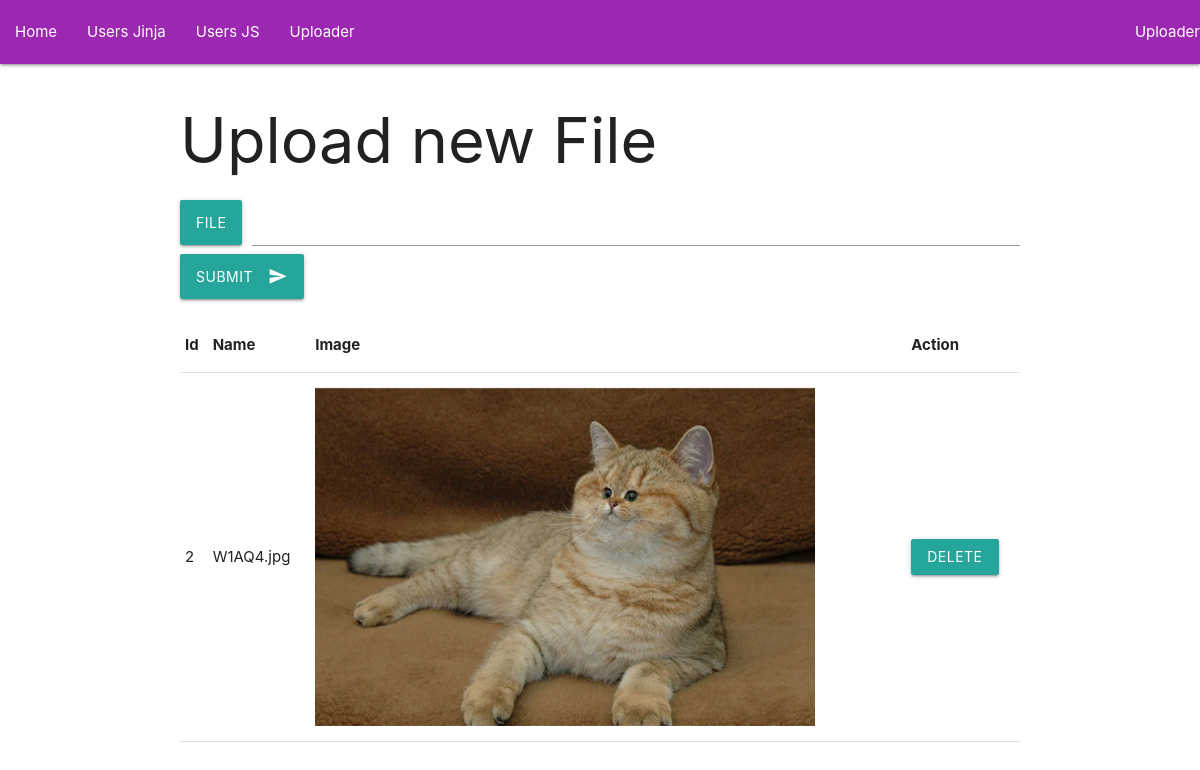
Screenshot of /uploader with the database file from the repository.
### App/models.py (models this page shows, shortened)
class Upload(db.Model):
    id = db.Column(db.Integer, primary_key=True)
    filename = db.Column(db.String, nullable=False)
    def get_url(self):
      return f'/uploads/{self.filename}'

### App/main.py (the view)
@app.route('/uploader', methods=['GET'])
def uploader():
  uploads = Upload.query.all()
  return render_template('uploads.html', uploads=uploads)

### App/templates/uploads.html (shortened to what this page needs)
{% extends "layout.html" %}
{% block page %}Uploader{% endblock %}
{% block content %}
    <div class="row">
      <h1>Upload new File</h1>
        <form action="/upload" method='POST' enctype="multipart/form-data">
          <div class="file-field input-field">
            <div class="btn">
              <span>File</span>
            </div>
            <div class="file-path-wrapper">
              <input class="file-path validate" type="text">
            </div>
            <button class="btn waves-effect waves-light" type="submit">Submit
              <i class="material-icons right">send</i>
            </button>
          </div>
        </form>
    </div>
    <div class="row">
      <table>
        <thead>
          <tr>
            <th>Id</th><th>Name</th><th>Image</th><th>Action</th>
          </tr>
        </thead>
        <tbody>
          {% for upload in uploads %}
            <tr>
                <td>{{upload.id}}</td>
                <td>{{upload.filename}}</td>
                <td>
                  <img class="materialboxed" width="500px" src="{{upload.get_url()}}">
                </td>
                <td><a class="waves-effect waves-light btn" href="/deleteUpload/{{upload.id}}">DELETE</a></td>
            </tr>
          {% endfor %}
      </table>
    </div>
{% endblock %}

### rows the page displays
Upload: id "2", filename "W1AQ4.jpg", get_url (picture)
